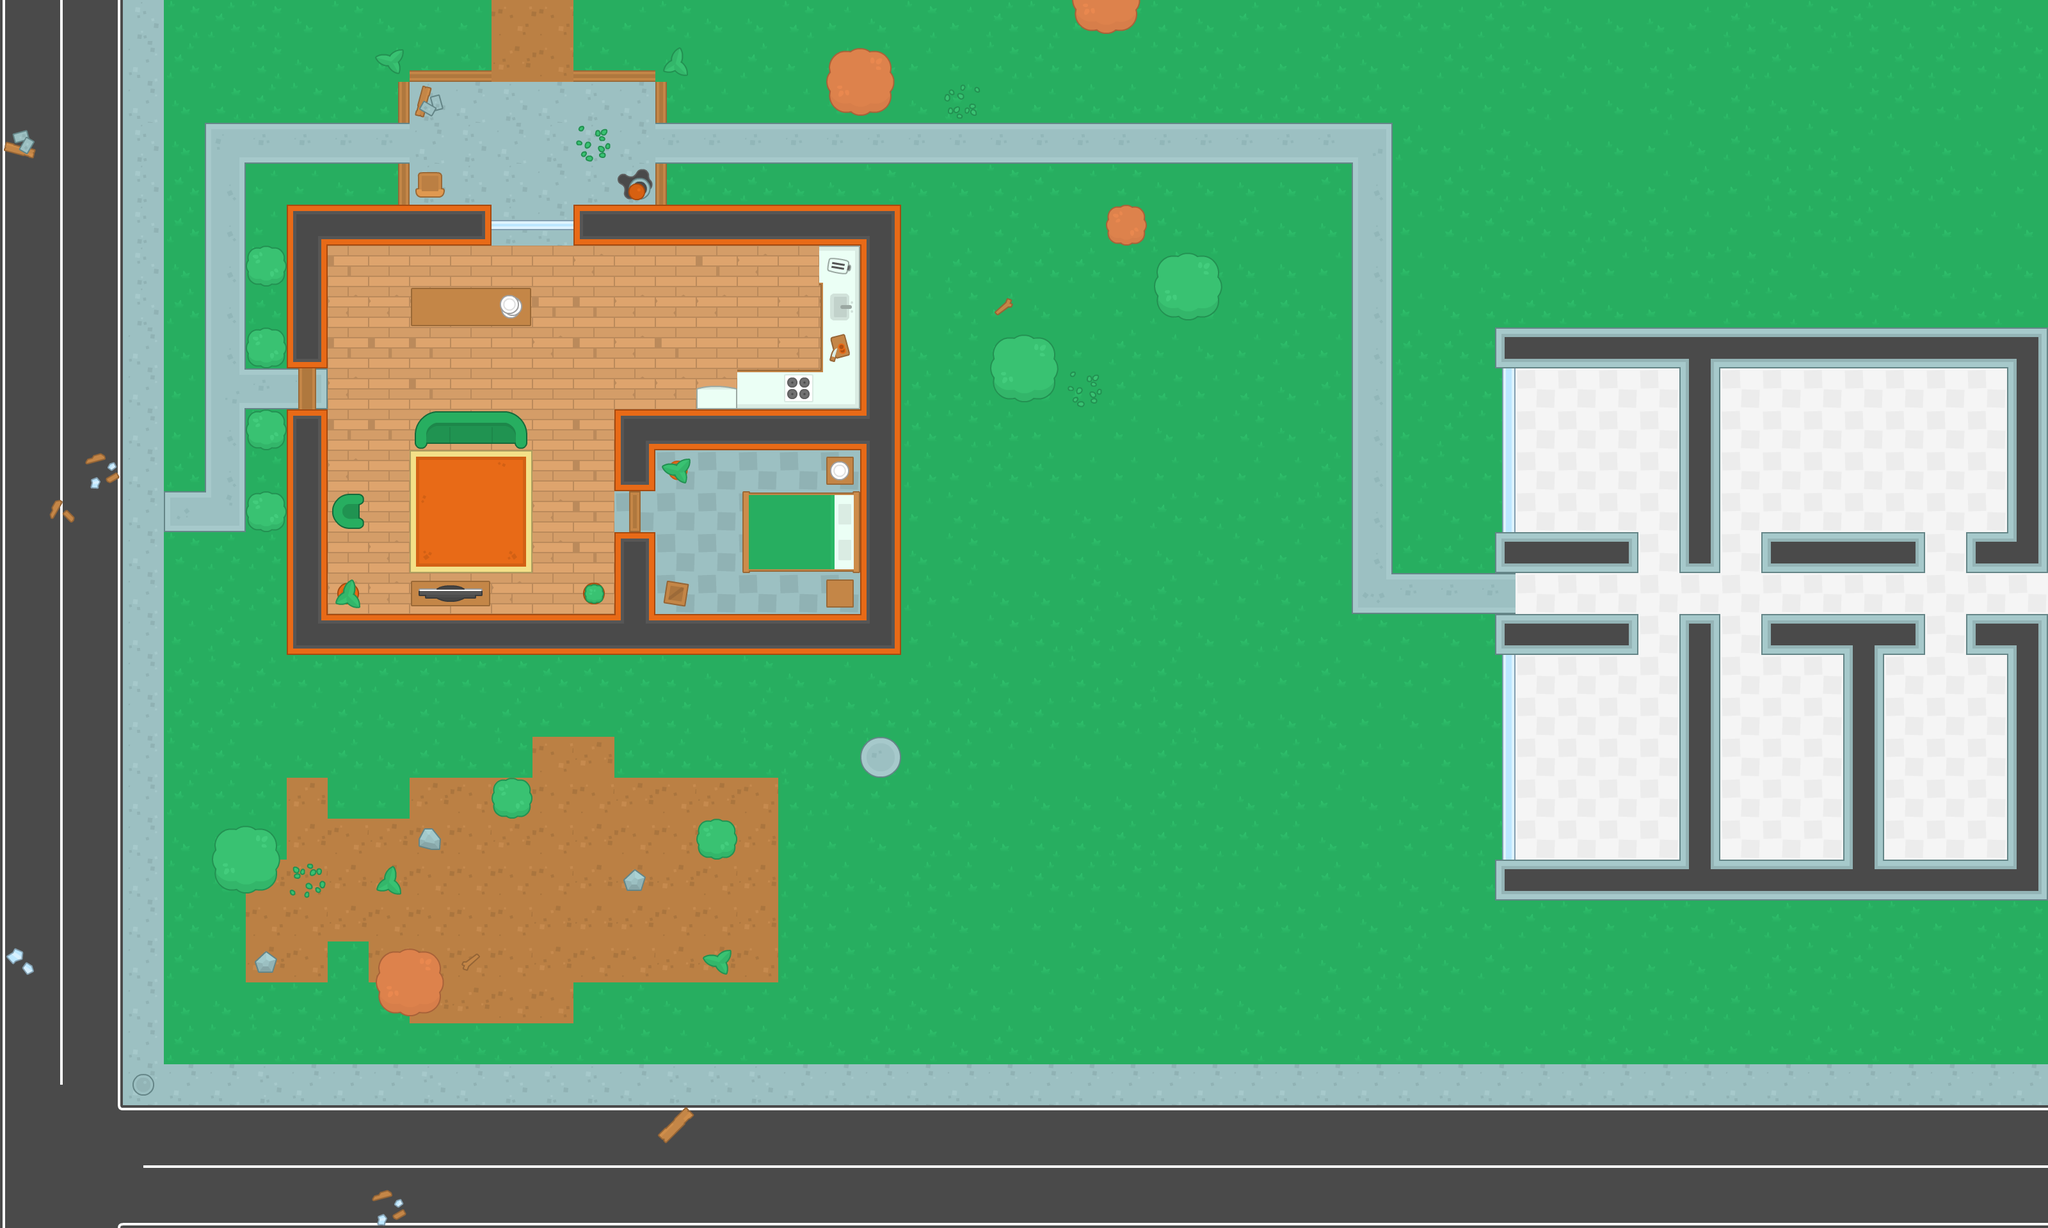

This game map was drawn from its Tiled (.tmx) file and the tilesets committed beside it. A one-line description and the trimmed map source follow:
An orthogonal 50x30 tile map with 64x64 px tiles, 4 tile layers (ground, walls, items, decorations) and 62 objects (58x wall, 3x zombie, player).

<map version="1.2" tiledversion="1.2.3" orientation="orthogonal" renderorder="right-down" width="50" height="30" tilewidth="64" tileheight="64" infinite="0" nextlayerid="10" nextobjectid="115">
 <tileset firstgid="1" name="spritesheet_tiles" tilewidth="64" tileheight="64" spacing="10" tilecount="540" columns="27">
  <image source="../img/spritesheet_tiles.png" width="1988" height="1470" />
 </tileset>
 <layer id="1" name="ground" width="50" height="30">
  <data>[1500 cells, 1500 non-empty, 43 distinct tile ids]</data>
 </layer>
 <layer id="2" name="walls" width="50" height="30">
  <data>[1500 cells, 149 non-empty, 26 distinct tile ids]</data>
 </layer>
 <layer id="3" name="items" width="50" height="30">
  <data>[1500 cells, 64 non-empty, 38 distinct tile ids]</data>
 </layer>
 <layer id="4" name="decorations" width="50" height="30">
  <data>[1500 cells, 25 non-empty, 18 distinct tile ids]</data>
 </layer>
 <objectgroup id="5" name="Obstacles">
  <object id="1" name="player" x="336" y="208" width="32" height="32" />
  <object id="2" name="wall" x="448" y="320" width="320" height="64" />
  <object id="3" name="wall" x="448" y="960" width="960" height="64" />
  <object id="4" name="wall" x="960" y="640" width="384" height="64" />
  <object id="5" name="wall" x="1344" y="384" width="64" height="576" />
  <object id="6" name="wall" x="448" y="384" width="64" height="192" />
  <object id="7" name="wall" x="448" y="640" width="64" height="320" />
  <object id="8" name="wall" x="960" y="832" width="64" height="128" />
  <object id="9" name="wall" x="960" y="704" width="64" height="64" />
  <object id="15" name="wall" x="896" y="320" width="512" height="64" />
  <object id="21" name="wall" x="640" y="448" width="192" height="64" />
  <object id="22" name="wall" x="1168" y="768" width="176" height="128" />
  <object id="23" name="wall" x="1152" y="576" width="128" height="32" />
  <object id="24" name="wall" x="656" y="640" width="160" height="48" />
  <object id="25" name="wall" x="512" y="784" width="48" height="32" />
  <object id="26" name="wall" x="640" y="912" width="128" height="48" />
  <object id="28" name="wall" x="910" y="909" width="35" height="35" />
  <object id="29" name="wall" x="1088" y="608" width="64" height="32" />
  <object id="30" name="wall" x="1040" y="720" width="32" height="32" />
  <object id="31" name="wall" x="528" y="912" width="32" height="32" />
  <object id="34" name="wall" x="656" y="272" width="32" height="48" />
  <object id="35" name="wall" x="1024" y="912" width="48" height="48" />
  <object id="36" name="wall" x="1296" y="896" width="48" height="48" />
  <object id="37" name="wall" x="1296" y="704" width="48" height="48" />
  <object id="38" name="wall" x="1280" y="384" width="16" height="256" />
  <object id="40" name="zombie" x="1872" y="912" width="32" height="32" />
  <object id="42" name="zombie" x="976" y="1104" width="32" height="32" />
  <object id="46" name="wall" x="784" y="1232" width="32" height="32" />
  <object id="47" name="wall" x="1104" y="1296" width="32" height="32" />
  <object id="48" name="wall" x="608" y="1504" width="64" height="64" />
  <object id="49" name="wall" x="352" y="1312" width="64" height="64" />
  <object id="50" name="wall" x="1312" y="96" width="64" height="64" />
  <object id="52" name="wall" x="2336" y="512" width="864" height="64" />
  <object id="53" name="wall" x="1744" y="336" width="32" height="32" />
  <object id="55" name="wall" x="1680" y="-16" width="96" height="64" />
  <object id="56" name="wall" x="1568" y="544" width="64" height="64" />
  <object id="57" name="wall" x="400" y="784" width="32" height="32" />
  <object id="58" name="wall" x="400" y="656" width="32" height="32" />
  <object id="59" name="wall" x="400" y="528" width="32" height="32" />
  <object id="60" name="wall" x="400" y="400" width="32" height="32" />
  <object id="63" name="zombie" x="1168" y="912" width="32" height="32" />
  <object id="90" name="wall" x="384" y="0" width="2816" height="16" />
  <object id="92" name="wall" x="0" y="1904" width="3200" height="16" />
  <object id="93" name="wall" x="3184" y="0" width="16" height="512" />
  <object id="94" name="wall" x="0" y="256" width="16" height="1664" />
  <object id="95" name="wall" x="768" y="344" width="128" height="16" />
  <object id="96" name="wall" x="1842" y="407" width="64" height="64" />
  <object id="97" name="wall" x="2352" y="576" width="16" height="256" />
  <object id="98" name="wall" x="2336" y="832" width="224" height="64" />
  <object id="99" name="wall" x="2624" y="576" width="64" height="320" />
  <object id="100" name="wall" x="2752" y="832" width="256" height="64" />
  <object id="101" name="wall" x="3136" y="960" width="64" height="448" />
  <object id="103" name="wall" x="3184" y="1408" width="16" height="512" />
  <object id="104" name="wall" x="2336" y="1344" width="800" height="64" />
  <object id="106" name="wall" x="2336" y="960" width="224" height="64" />
  <object id="107" name="wall" x="2352" y="1024" width="16" height="320" />
  <object id="108" name="wall" x="2752" y="960" width="256" height="64" />
  <object id="109" name="wall" x="2880" y="1024" width="64" height="320" />
  <object id="110" name="wall" x="2624" y="960" width="64" height="384" />
  <object id="112" name="wall" x="3072" y="832" width="64" height="64" />
  <object id="113" name="wall" x="3072" y="960" width="64" height="64" />
  <object id="114" name="wall" x="3136" y="576" width="64" height="320" />
 </objectgroup>
</map>
